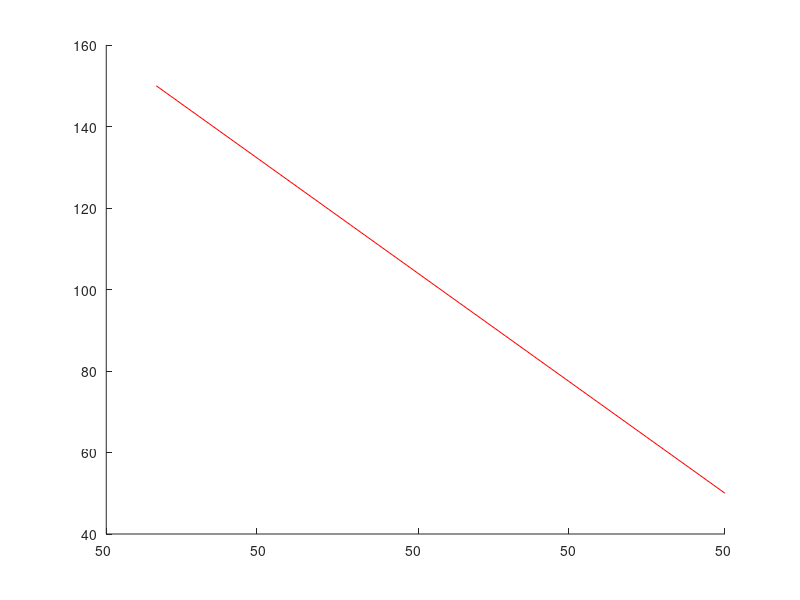

Source code (MATLAB):
%atan(0/0) % NaN
%atan(0) % 0
%0/100 % 0
%100/0 % INF
%atan(100/0) % 1.5708
%atan(0/100) % 0

%atan(50/0) % 1.5708
%atan(100/0) % 1.5708
%atan(inf) % 1.5708
hold on;
-0.0873 * -1
max_length = 100;
ray_angle = 0.0;
start_x = 50;
start_y = 50;
angle =  1.5708 %3.2289;  7.8016   -1.6232  -1.5184
xray = start_x+(max_length*cos(angle));
yray = start_y+(max_length*sin(angle));
plot([50 xray],[50 yray],"red")

%object_file = fopen('new_wall.txt','r');
%wall_array = wall_edge_generator(object_file);
%wall_array(1)
%wall_array(2)
%wall_array(3)
%wall_array(4)
%wall_array(5)
%wall_array(6)
%wall_array(7)
%wall_array(8)
%wall_array(9)